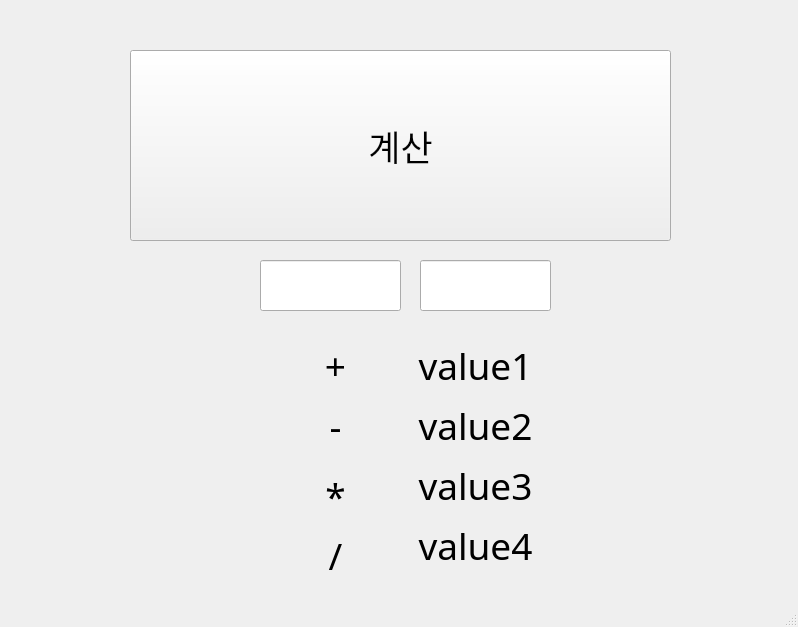
<?xml version="1.0" encoding="UTF-8"?>
<ui version="4.0">
 <class>MainWindow</class>
 <widget class="QMainWindow" name="MainWindow">
  <property name="geometry">
   <rect>
    <x>0</x>
    <y>0</y>
    <width>798</width>
    <height>627</height>
   </rect>
  </property>
  <property name="windowTitle">
   <string>MainWindow</string>
  </property>
  <widget class="QWidget" name="centralwidget">
   <widget class="QPushButton" name="pushButton">
    <property name="geometry">
     <rect>
      <x>130</x>
      <y>50</y>
      <width>541</width>
      <height>191</height>
     </rect>
    </property>
    <property name="font">
     <font>
      <family>돋움</family>
      <pointsize>26</pointsize>
     </font>
    </property>
    <property name="text">
     <string>계산</string>
    </property>
   </widget>
   <widget class="QLabel" name="label">
    <property name="geometry">
     <rect>
      <x>380</x>
      <y>340</y>
      <width>191</width>
      <height>51</height>
     </rect>
    </property>
    <property name="font">
     <font>
      <family>Agency FB</family>
      <pointsize>28</pointsize>
     </font>
    </property>
    <property name="layoutDirection">
     <enum>Qt::LeftToRight</enum>
    </property>
    <property name="text">
     <string>value1</string>
    </property>
    <property name="alignment">
     <set>Qt::AlignCenter</set>
    </property>
   </widget>
   <widget class="QLineEdit" name="lineEdit_2">
    <property name="geometry">
     <rect>
      <x>420</x>
      <y>260</y>
      <width>131</width>
      <height>51</height>
     </rect>
    </property>
   </widget>
   <widget class="QLineEdit" name="lineEdit">
    <property name="geometry">
     <rect>
      <x>260</x>
      <y>260</y>
      <width>141</width>
      <height>51</height>
     </rect>
    </property>
   </widget>
   <widget class="QLabel" name="label_2">
    <property name="geometry">
     <rect>
      <x>380</x>
      <y>400</y>
      <width>191</width>
      <height>51</height>
     </rect>
    </property>
    <property name="font">
     <font>
      <family>Agency FB</family>
      <pointsize>28</pointsize>
     </font>
    </property>
    <property name="layoutDirection">
     <enum>Qt::LeftToRight</enum>
    </property>
    <property name="text">
     <string>value2</string>
    </property>
    <property name="alignment">
     <set>Qt::AlignCenter</set>
    </property>
   </widget>
   <widget class="QLabel" name="label_3">
    <property name="geometry">
     <rect>
      <x>380</x>
      <y>460</y>
      <width>191</width>
      <height>51</height>
     </rect>
    </property>
    <property name="font">
     <font>
      <family>Agency FB</family>
      <pointsize>28</pointsize>
     </font>
    </property>
    <property name="layoutDirection">
     <enum>Qt::LeftToRight</enum>
    </property>
    <property name="text">
     <string>value3</string>
    </property>
    <property name="alignment">
     <set>Qt::AlignCenter</set>
    </property>
   </widget>
   <widget class="QLabel" name="label_4">
    <property name="geometry">
     <rect>
      <x>380</x>
      <y>520</y>
      <width>191</width>
      <height>51</height>
     </rect>
    </property>
    <property name="font">
     <font>
      <family>Agency FB</family>
      <pointsize>28</pointsize>
     </font>
    </property>
    <property name="layoutDirection">
     <enum>Qt::LeftToRight</enum>
    </property>
    <property name="text">
     <string>value4</string>
    </property>
    <property name="alignment">
     <set>Qt::AlignCenter</set>
    </property>
   </widget>
   <widget class="QLabel" name="label_5">
    <property name="geometry">
     <rect>
      <x>240</x>
      <y>340</y>
      <width>191</width>
      <height>51</height>
     </rect>
    </property>
    <property name="font">
     <font>
      <family>Agency FB</family>
      <pointsize>28</pointsize>
     </font>
    </property>
    <property name="layoutDirection">
     <enum>Qt::LeftToRight</enum>
    </property>
    <property name="text">
     <string>+</string>
    </property>
    <property name="alignment">
     <set>Qt::AlignCenter</set>
    </property>
   </widget>
   <widget class="QLabel" name="label_6">
    <property name="geometry">
     <rect>
      <x>240</x>
      <y>400</y>
      <width>191</width>
      <height>51</height>
     </rect>
    </property>
    <property name="font">
     <font>
      <family>Agency FB</family>
      <pointsize>28</pointsize>
     </font>
    </property>
    <property name="layoutDirection">
     <enum>Qt::LeftToRight</enum>
    </property>
    <property name="text">
     <string>-</string>
    </property>
    <property name="alignment">
     <set>Qt::AlignCenter</set>
    </property>
   </widget>
   <widget class="QLabel" name="label_7">
    <property name="geometry">
     <rect>
      <x>240</x>
      <y>470</y>
      <width>191</width>
      <height>51</height>
     </rect>
    </property>
    <property name="font">
     <font>
      <family>Agency FB</family>
      <pointsize>28</pointsize>
     </font>
    </property>
    <property name="layoutDirection">
     <enum>Qt::LeftToRight</enum>
    </property>
    <property name="text">
     <string>*</string>
    </property>
    <property name="alignment">
     <set>Qt::AlignCenter</set>
    </property>
   </widget>
   <widget class="QLabel" name="label_8">
    <property name="geometry">
     <rect>
      <x>240</x>
      <y>530</y>
      <width>191</width>
      <height>51</height>
     </rect>
    </property>
    <property name="font">
     <font>
      <family>Agency FB</family>
      <pointsize>28</pointsize>
     </font>
    </property>
    <property name="layoutDirection">
     <enum>Qt::LeftToRight</enum>
    </property>
    <property name="text">
     <string>/</string>
    </property>
    <property name="alignment">
     <set>Qt::AlignCenter</set>
    </property>
   </widget>
  </widget>
  <widget class="QMenuBar" name="menubar">
   <property name="geometry">
    <rect>
     <x>0</x>
     <y>0</y>
     <width>798</width>
     <height>21</height>
    </rect>
   </property>
  </widget>
  <widget class="QStatusBar" name="statusbar"/>
 </widget>
 <resources/>
 <connections/>
</ui>
